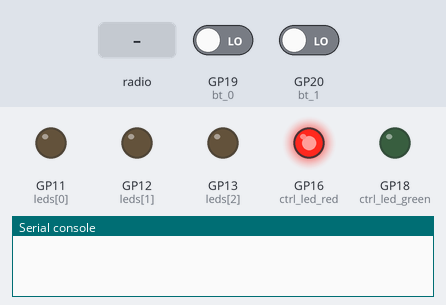
The program below on a simulated Raspberry Pi Pico running MicroPython. Parts: output pins drawn as LEDs (lit = HIGH), the last lines printed to the serial console. The test bench sets the inputs (shaded band); at power-on: GP19 (bt_0) LOW, GP20 (bt_1) LOW. No radio messages arrive unless stated (any console line starting 'radio sent:' is added by the test bench); pins used as bus, display or sensor lines are not drawn.

Above: at 0.1 s.
At 2.2 s:
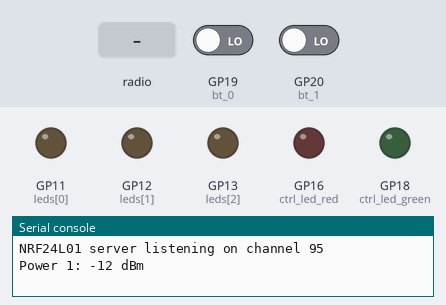
2.3 s: radio message "D" arrives
At 3.1 s:
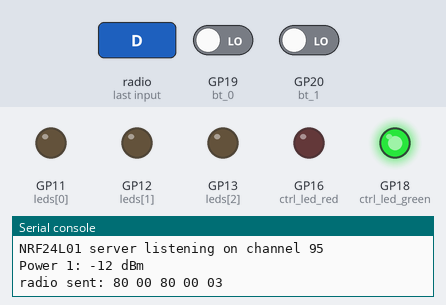
Timing chart, 0 to 5.3 s (numbered marks = the images above; inputs shaded):
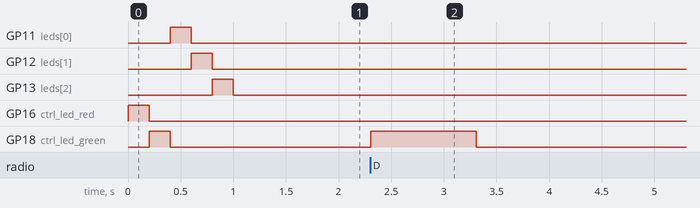

Measured:
- after the input at 2.3 s, GP18 (ctrl_led_green): LOW → HIGH at once, → LOW 1.0 s later

The program:

nrf24_server.py
```python
"""
NRF24L01 Server

GPIO Pins:
    11 -> LED 0
    12 -> LED 1
    13 -> LED 2
    16 -> control LED red
    18 -> control LED green
    19 -> button 0 to GND, external pullup
    20 -> button 1 to GND, external pullup
    26 -> ADC X
    27 -> ADC Y

SLW 02/2024
"""

import utime
from machine import Pin, SPI, ADC
from nrf24l01 import NRF24L01, POWER_0, POWER_1, POWER_2, POWER_3, \
                     SPEED_250K, SPEED_1M
from micropython import const

# Constants
CHANNEL = const(95)
PAYLOAD_SIZE = const(6)
POWER = POWER_1
POWER_DCT = {POWER_0: "Power 0: -18 dBm",
             POWER_1: "Power 1: -12 dBm",
             POWER_2: "Power 2:  -6 dBm",
             POWER_3: "Power 3:   0 dBm"}
# Timing
POLL_DELAY = const(3)
SEND_DELAY = const(4)


def set_error():
    """ Sets the control led to indicate that something went wrong """
    ctrl_led_green.value(0)
    ctrl_led_red.value(1)


def clear_error():
    """ Sets the control led showing that everything is fine """
    ctrl_led_green.value(1)
    ctrl_led_red.value(0)


def send_data():
    """ Sends the joystick position (x and y) and the buttons
        as message of 8 bytes """
    nrf.stop_listening()
    x, y = adcx.read_u16(), adcy.read_u16()
    buttons = 0
    success = True
    if bt_0.value() == 0:
        buttons += 1
    if bt_1.value() == 0:
        buttons += 2
    send_buf = bytearray(PAYLOAD_SIZE)
    send_buf[0] = x // 256
    send_buf[1] = x % 256
    send_buf[2] = y // 256
    send_buf[3] = y % 256
    send_buf[4] = buttons
    try:
        nrf.send(send_buf)
    except OSError:
        print("send_data: send error")
        success = False

    if success:
        clear_error()
    else:
        set_error()

    nrf.start_listening()
    return success


def set_leds(msg):
    """ Sets the LEDs on or off """
    for i in range(3):
        if msg[i+1] == 0:
            leds[i].value(0)
        else:
            leds[i].value(1)

# main program starts here ----------------------------------------

# Global variables
success_cnt, error_cnt = 0, 0
last_connection = 0

# Initiate ADC, LEDs and buttons
adcx, adcy = ADC(26), ADC(27)
ctrl_led_green = Pin(18, Pin.OUT)
ctrl_led_red = Pin(16, Pin.OUT)
leds = (Pin(11, Pin.OUT), Pin(12, Pin.OUT), Pin(13, Pin.OUT))
bt_0 = Pin(19, Pin.IN)
bt_1 = Pin(20, Pin.IN)

# Initiate nrf24
spi = SPI(0, sck=Pin(6), mosi=Pin(7), miso=Pin(4))
cfg = {"spi": spi, "miso": 4, "mosi": 7, "sck": 6, "csn": 14, "ce": 17}
pipes = ("RCar1".encode('utf-8'), "RCar2".encode('utf-8'))
csn = Pin(cfg["csn"], mode=Pin.OUT, value=1)
ce = Pin(cfg["ce"], mode=Pin.OUT, value=0)
spi = cfg["spi"]
nrf = NRF24L01(spi, csn, ce, payload_size=PAYLOAD_SIZE)
nrf.set_channel(CHANNEL)
nrf.set_power_speed(POWER, SPEED_250K)
nrf.open_tx_pipe(pipes[1])
nrf.open_rx_pipe(1, pipes[0])
nrf.start_listening()

# Run a short LED show
ctrl_led_red.value(1)
utime.sleep_ms(200)
ctrl_led_red.value(0)
ctrl_led_green.value(1)
utime.sleep_ms(200)
ctrl_led_green.value(0)
for i in range(3):
     leds[i].value(1)
     utime.sleep_ms(200)
     leds[i].value(0)

# Here we go ...
print("NRF24L01 server listening on channel", CHANNEL)
print(POWER_DCT[POWER])

try:
    while True:

        if nrf.any():
            recv_buf = nrf.recv()
            cmd = chr(recv_buf[0])

            if cmd.upper() == 'D':   		# get joystick data
                utime.sleep_ms(SEND_DELAY)
                if send_data():
                    success_cnt += 1
                else:
                    error_cnt += 1

            elif cmd.upper() == 'L':		# set LEDs
                set_leds(recv_buf)

            else:
                print("Command not recognized:", cmd)

            last_connection = utime.ticks_ms()

        utime.sleep_ms(POLL_DELAY)
        if utime.ticks_ms() > last_connection + 1000:
            ctrl_led_green.value(0)
            ctrl_led_red.value(0)

except KeyboardInterrupt:
    pass

print()
if (success_cnt + error_cnt) > 0:
    print("Successes:", success_cnt,
          "  Errors:", error_cnt,
          "  Percent:", round(success_cnt * 100 / (success_cnt + error_cnt), 2))
```
